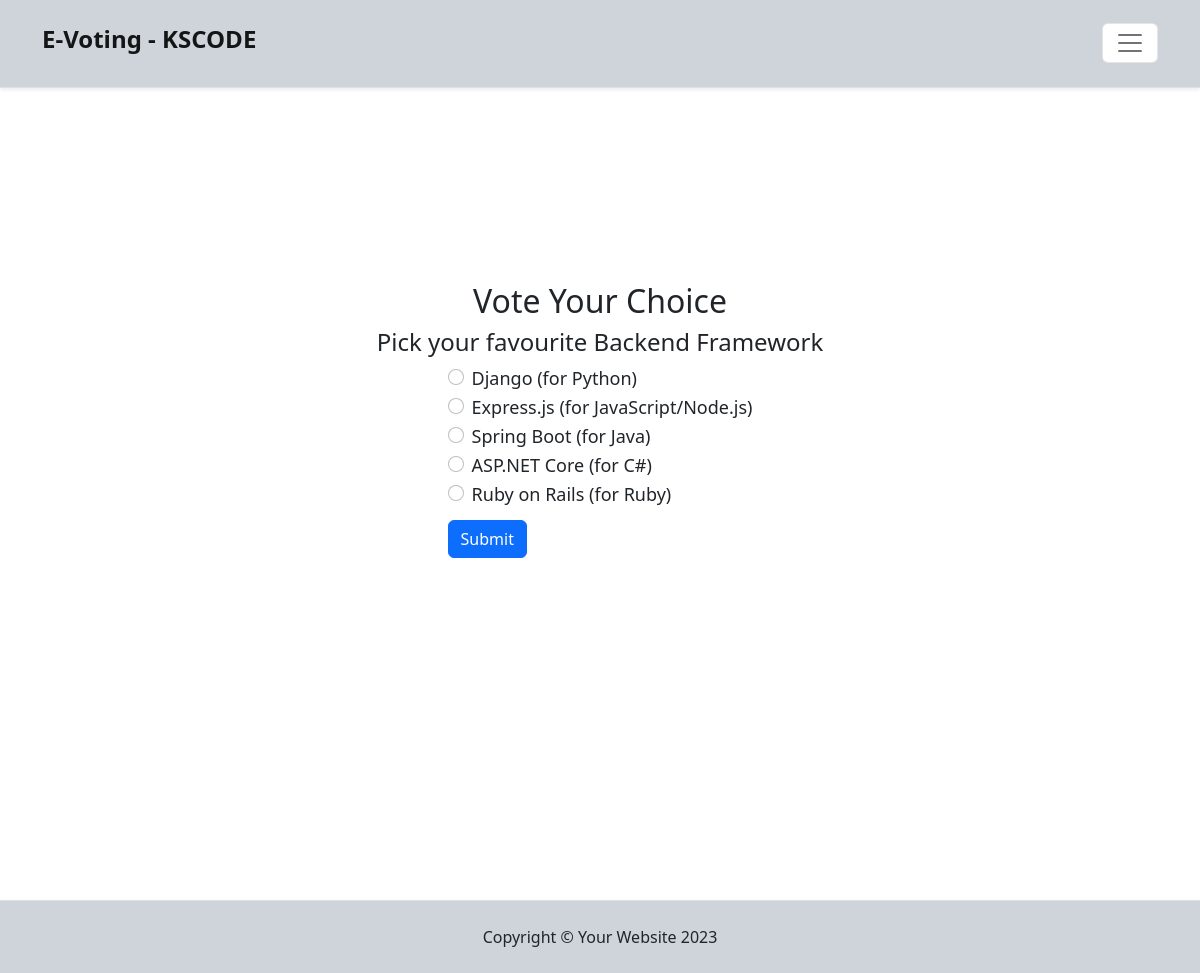
Page /vote/backend-framework (signed in) on the committed database.
### voteapp/models.py (models this page shows, shortened)
class Category(models.Model):
    id = models.UUIDField(primary_key=True, default=uuid.uuid4, editable=False)
    title = models.CharField(max_length=200)
    slug = models.SlugField(blank=True, null=True)
    description = models.TextField(blank=True, null=True)
    total_vote = models.IntegerField(default=0)
    voters = models.ManyToManyField(User, blank=True)

class CategoryItem(models.Model):
    id = models.UUIDField(primary_key=True, default=uuid.uuid4, editable=False)
    title = models.CharField(max_length=200)
    total_vote = models.IntegerField(default=0)
    category = models.ForeignKey(Category, on_delete=models.CASCADE, related_name="items")
    voters = models.ManyToManyField(User, blank=True)

### voteapp/views.py (the view, shortened to what this page needs)
# urls.py: path("vote/<str:slug>", views.detail, name="detail"),
@login_required(login_url="signin")
def detail(request,  *args, **kwargs):
    context = {}
    slug = kwargs.get('slug')
    category = Category.objects.get(slug=slug)
    context['category'] = category
    categories = CategoryItem.objects.filter(category=category)
    context['categories'] = categories
    msg = None
    if request.user.is_authenticated:
        if category.voters.filter(id=request.user.id).exists():
            msg = "voted"
    context['msg'] = msg
    return render(request, "voteapp/detail.html", context)

### voteapp/templates/voteapp/detail.html (shortened to what this page needs)
{% extends 'voteapp/base.html' %}
{% block content %}
<div class="container voteContainer">
    <h2>Vote Your Choice</h2>
    <h4>Pick your favourite {{category.title}}</h4>
    {% if msg  %}
      <div class="alert alert-primary mt-2" role="alert">
        You have already voted in this category
      </div>
    <a class="btn btn-primary btn-lg" href="{% url 'result' category.slug %}">See Result</a>
    {% else %}
        <form action="" method='POST' id="forms">
          {% for category in categories  %}
            <div class="form-check">
              <input class="form-check-input" type="radio" value="{{category.id}}" name="category_item" id="flexRadioDefault{{category.id}}" required>
              <label class="form-check-label" for="flexRadioDefault{{category.id}}">
                {{category.title}}
              </label>
            </div>
          {% endfor %}
          <button type="submit" class='btn btn-primary'>Submit</button>
        </form>
    {% endif %}
</div>
{% endblock content %}

### static/css/style.css (style rules this page uses)
* { box-sizing: border-box; }
.voteContainer { display: flex; flex-direction: column; align-items: center; justify-content: center; height: 80vh; padding: 10px 0px 0px 0px; }
.voteContainer button { margin: 10px 0px 10px 0px; }
.voteContainer label { font-size: 18px; font-weight: 500; }
*, *:after, *:before { box-sizing: border-box; }

### rows in the picture
Category: title "Backend Framework"
CategoryItem: title "Django (for Python)"
CategoryItem: title "Express.js (for JavaScript/Node.js)"
CategoryItem: title "Spring Boot (for Java)"
CategoryItem: title "ASP.NET Core (for C#)"
CategoryItem: title "Ruby on Rails (for Ruby)"
